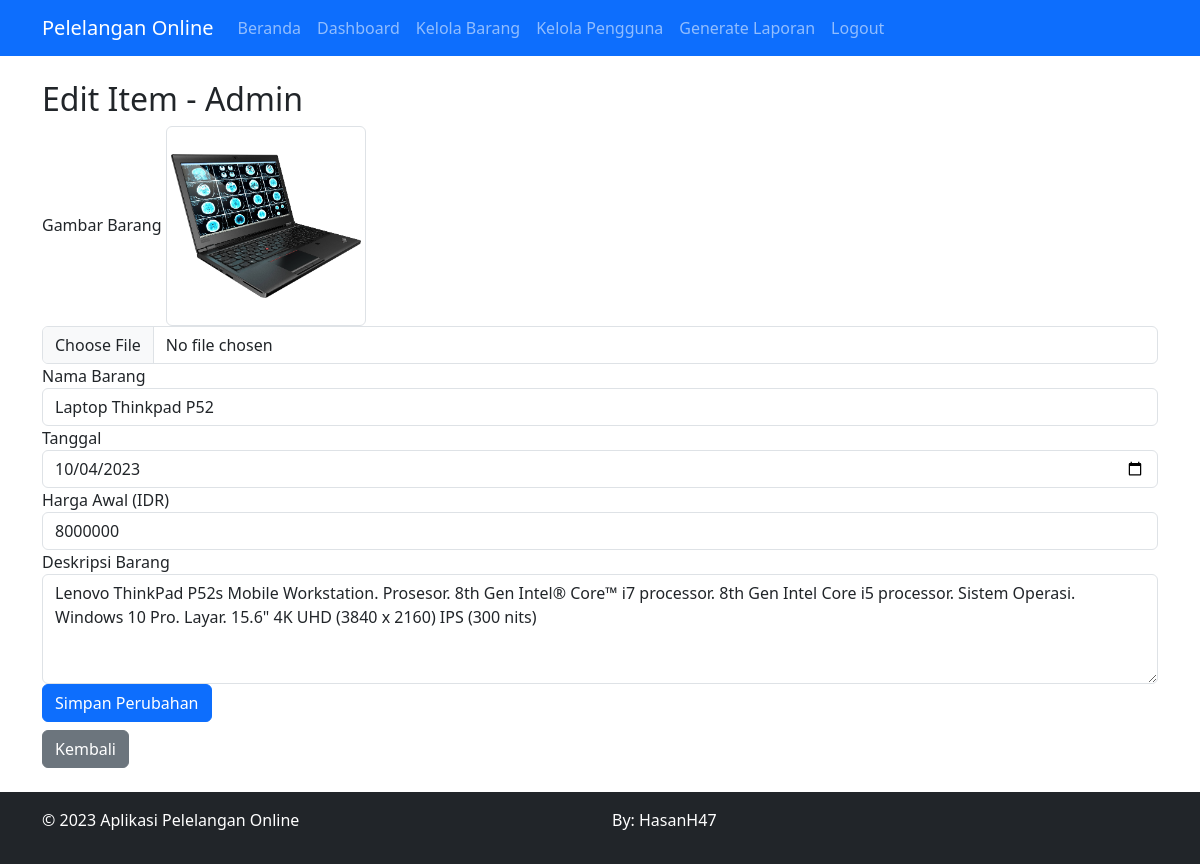
/pages/admin/edit_item.php?id=1 (signed in), run on the app's committed database.
### tables this page shows
CREATE TABLE `tb_barang` (
  `id_barang` int NOT NULL,
  `gambar` varchar(255) NOT NULL,
  `nama_barang` varchar(25) NOT NULL,
  `tgl` date NOT NULL,
  `harga_awal` int NOT NULL,
  `deskripsi_barang` text NOT NULL
);

### pages/admin/edit_item.php (the view, shortened to what this page needs)
<?php
require_once '../../config/database.php';
$barang_id = $_GET['id'];
$sql = "SELECT id_barang, nama_barang, tgl, harga_awal, deskripsi_barang, gambar FROM tb_barang WHERE id_barang = ?";
$nama_barang = '';
$tgl = '';
$harga_awal = '';
$deskripsi_barang = '';
$gambar_barang = '';
if ($stmt = $mysqli->prepare($sql)) {
  $stmt->bind_param('i', $barang_id);
  if ($stmt->execute()) {
    $stmt->bind_result($barang_id, $nama_barang, $tgl, $harga_awal, $deskripsi_barang, $gambar_barang);
  } else {
    header('location: manage_auctions.php');
    exit;
  }
} else {
  header('location: manage_auctions.php');
  exit;
}
?>
<!DOCTYPE html>
<html lang="en">
<head>
  <link rel="stylesheet" href="../../assets/css/bootstrap.min.css">
  <link rel="stylesheet" href="../../assets/css/style.css">
</head>
<body>
  <?php include '../../includes/navbar.php'; ?>
  <div class="container mt-4">
    <h2>Edit Item - Admin</h2>
    <form action="<?php echo htmlspecialchars($_SERVER['PHP_SELF']) . '?id=' . $barang_id; ?>" method="post" enctype="multipart/form-data">
      <div class="form-group">
        <label>Gambar Barang</label>
        <img src="../../uploads/<?php echo $gambar_barang; ?>" alt="Gambar Barang" class="img-thumbnail" style="max-width: 200px;">
        <input type="file" name="gambar_barang" class="form-control">
      </div>
      <div class="form-group">
        <label>Nama Barang</label>
        <input type="text" name="nama_barang" class="form-control" value="<?php echo $nama_barang; ?>" required>
      </div>
      <div class="form-group">
        <label>Tanggal</label>
        <input type="date" name="tgl" class="form-control" value="<?php echo $tgl; ?>" required>
      </div>
      <div class="form-group">
        <label>Harga Awal (IDR)</label>
        <input type="number" name="harga_awal" class="form-control" value="<?php echo $harga_awal; ?>" required>
      </div>
      <div class="form-group">
        <label>Deskripsi Barang</label>
        <textarea name="deskripsi_barang" class="form-control" rows="4" required><?php echo $deskripsi_barang; ?></textarea>
      </div>
      <button type="submit" class="btn btn-primary">Simpan Perubahan</button>
    </form>
    <a href="manage_auctions.php" class="btn btn-secondary mt-2">Kembali</a>
  </div>
  <?php include '../../includes/footer.php'; ?>

### data on the page
tb_barang: gambar (picture), nama_barang "Laptop Thinkpad P52", tgl "10/04/2023", harga_awal "8000000", deskripsi_barang "Lenovo ThinkPad P52s Mobile Workstation. Prosesor. 8th Gen Intel® Core™ i7 processor. 8th Gen Intel Core i5 processor. Sistem Operasi. Windows 10 Pro. Layar. 15.6\" 4K UHD (3840 x 2160) IPS (300 nits)"
